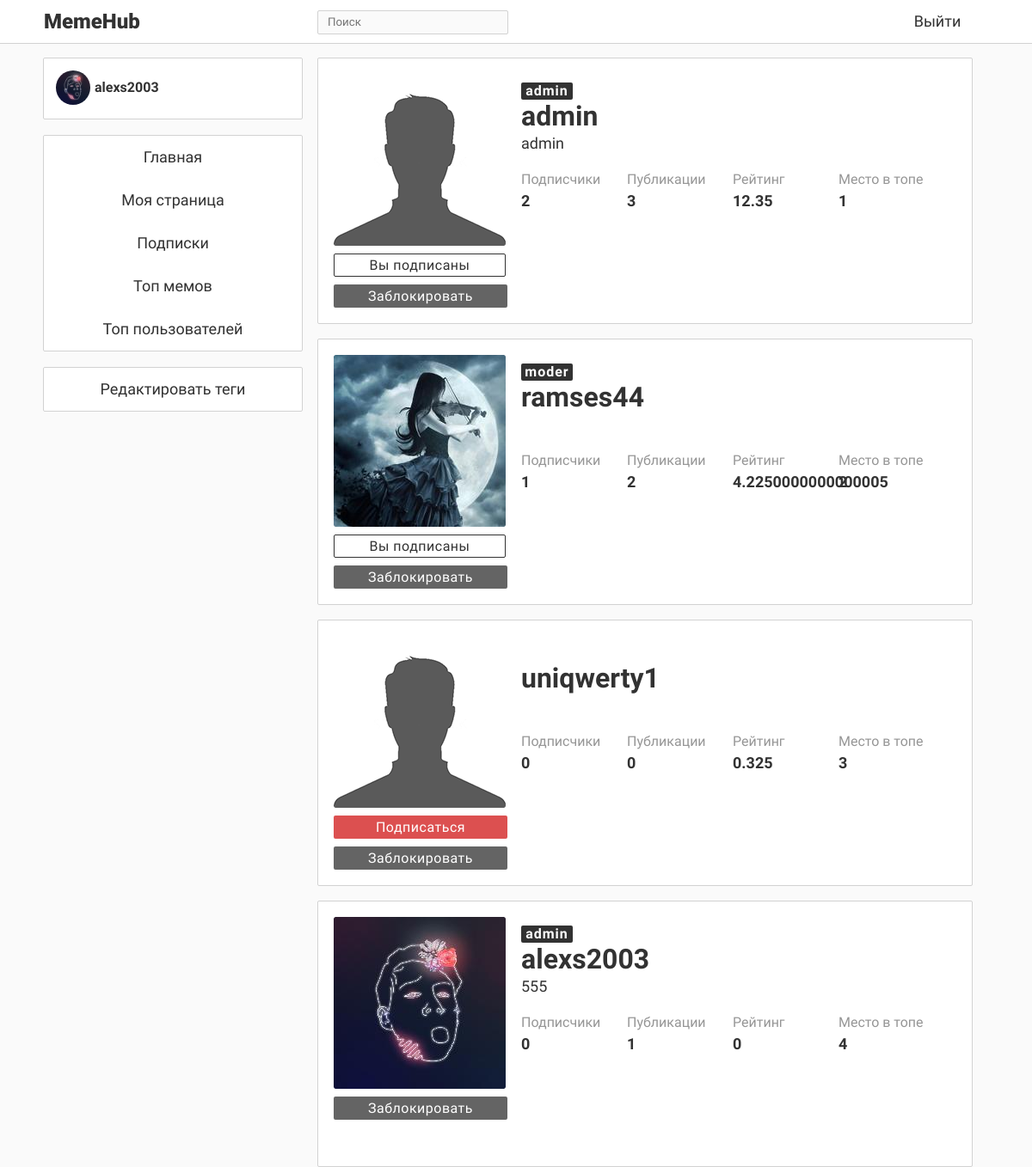
/top_users (signed in), run on an earlier commit of the app's database.
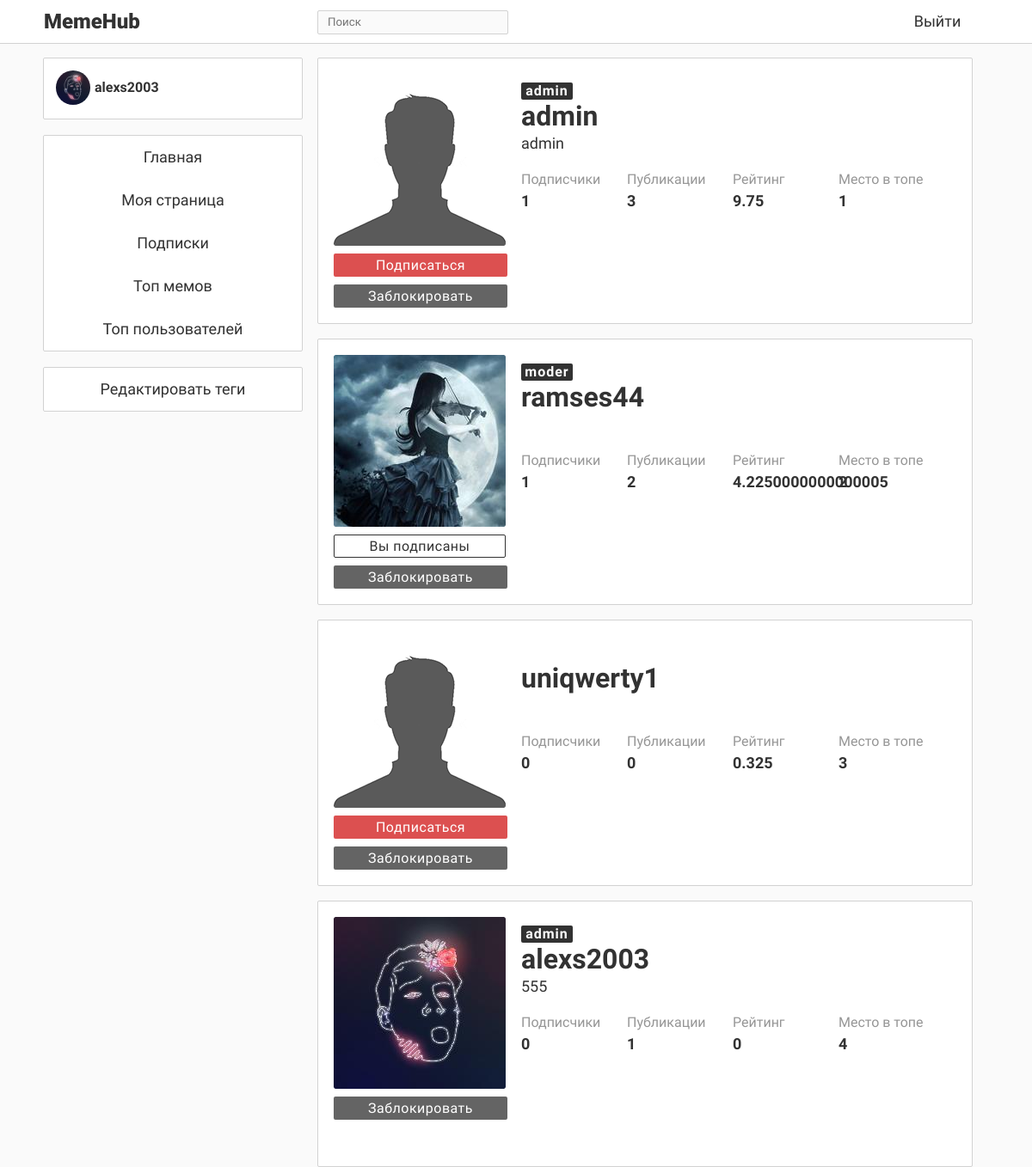
And on a later commit of the database.
### data/users.py (models this page shows, shortened)
class User(SqlAlchemyBase, UserMixin, SerializerMixin):
    __tablename__ = 'users'
    id = sqlalchemy.Column(sqlalchemy.Integer,
                           primary_key=True, autoincrement=True)
    email = sqlalchemy.Column(sqlalchemy.String, unique=True, index=True, nullable=False)
    role = sqlalchemy.Column(sqlalchemy.Integer, default=0)
    hashed_password = sqlalchemy.Column(sqlalchemy.String, nullable=False)
    alias = sqlalchemy.Column(sqlalchemy.String, nullable=False)  # То, как пользователь подписан у других
    about = sqlalchemy.Column(sqlalchemy.String, nullable=True)
    bdate = sqlalchemy.Column(sqlalchemy.DateTime, nullable=True)
    memes = orm.relation("Meme", back_populates='author_')
    avatar = sqlalchemy.Column(sqlalchemy.String, default='default.png')
    liked = orm.relation("Meme", secondary='likes', backref='user', lazy='dynamic')
    repostes = orm.relation("Repost", back_populates='user_')
    subscribed = orm.relationship("User", secondary='subscribes',
                                  primaryjoin=(followers.c.subscriber == id),
                                  secondaryjoin=(followers.c.author == id),
                                  backref='subscriber', lazy='dynamic')
    subscribers = orm.relation("User", secondary='subscribes',
                               primaryjoin=(followers.c.author == id),
                               secondaryjoin=(followers.c.subscriber == id),
                               backref='author', lazy='dynamic')
    rating = sqlalchemy.Column(sqlalchemy.Integer, default=0)
    is_blocked = sqlalchemy.Column(sqlalchemy.Boolean, default=False)

### main.py (the view)
@app.route('/top_users')
def top_users():
    ses = db_session.create_session()
    users = ses.query(User).filter(User.id != 0).all()
    users = sorted(users, key=lambda x: x.rating, reverse=True)[:USER_TOP]
    data = gen_data(do_get_content=False)
    data['content'] = [get_user_page_data(u.id) for u in users]
    data['type'] = 'users'
    with open('data.json', 'w') as f:
        print(data, file=f)
    return render_template('top_users.html', data=data, title='Топ пользователей')

### auxiliary/user_selector.py (called while the page is built)
def gen_user_info(uid, self_uid=0):
    ses = create_session()
    user = ses.query(User).get(uid)
    me = ses.query(User).get(self_uid)
    users = ses.query(User).filter(User.id != 0).all()
    users = sorted(users, key=lambda x: x.rating, reverse=True)[:USER_TOP]
    return {
        'is_page': True,
        'user_img': user.avatar,
        'type': 'other',
        'role': ROLES[user.role],
        'status': user.about,
        'subs': len(list(user.subscribers)),
        'posts': len(list(user.memes)) + len(list(user.repostes)),
        'rating': user.rating,
        'top': users.index(user) + 1,
        'username': user.alias,
        'user_id': uid,
        'error_message': '',
        'is_sub': me in user.subscribers,
        'is_block': user.is_blocked
    }

### data/db_session.py (called while the page is built)
def create_session() -> Session:
    global __factory
    return __factory()

### gen_api.py (called while the page is built)
@blueprint.route('/get_user_info/<int:uid>')
def generate_user_info(uid):
    ses = db_session.create_session()
    user = ses.query(User).get(uid)
    return {
        'is_auth': True,
        'user_img': url_for('static', filename=f'img/avatars/{user.avatar}'),
        'id': uid,
        'alias': user.alias,
        'role': ROLES[user.role]
    }

### main.py (called while the page is built)
def gen_data(do_get_content=True):
    info = dict(is_auth=False)
    if current_user.is_authenticated:
        info = generate_user_info(current_user.get_id())
    if do_get_content:
        if current_user.is_authenticated:
            res = get_content(uid=current_user.get_id()).json
        else:
            res = get_content().json
    else:
        res = {}
    res['user_page'] = dict(is_page=False)
    res['info'] = info  # Совмещаем данные в один словарь
    res['k'] = res.get('k', 1)
    return res  # Возвращаем его

@login_manager.user_loader
def load_user(user_id):
    session = db_session.create_session()
    return session.query(User).get(user_id)

### templates/top_users.html (shortened to what this page needs)
{% extends "base.html" %}
{% block content %}
    {% for user in data['content'] %}
        <div class="meme_block">
        <div class="head_block">
            <div class="img_sub_block">
                <div class="img_block">
                    <img src="{{ user['user_img'] }}" class="up_img_other">
                </div>
                <div class="sub_block">
                    {% if user['type'] != 'me' %}
                        {% if user['is_sub'] %}
                            <div class="sub_button sub_button_true" id="sub-button{{ user['user_id'] }}" onclick="sub_click({{ user['user_id'] }})">Вы подписаны</div>
                        {% else %}
                            <div class="sub_button sub_button_false" id="sub-button{{ user['user_id'] }}" onclick="sub_click({{ user['user_id'] }})">Подписаться</div>
                        {% endif %}
                    {% endif %}
                    {% if data['info']['role'] == 'admin' %}
                        {% if user['is_block'] %}
                            <div class="sub_button block_button_true" id="block-button{{ user['user_id'] }}" onclick="block_click({{ user['user_id'] }})">Разблокировать</div>
                        {% else %}
                            <div class="sub_button block_button_false" id="block-button{{ user['user_id'] }}" onclick="block_click({{ user['user_id'] }})">Заблокировать</div>
                        {% endif %}
                    {% endif %}
                </div>
            </div>
            <div class="username_block">
                <div class="up_role">
                    {% if user['role'] != 'user' %}
                        <div class="admin_role">{{ user['role'] }}</div>
                    {% endif %}
                </div>
                    <div class="up_text_block_other up_username_div_other">
                        <div class="up_text_block_input_other up_username_other" ><a href="/author/{{ user['user_id'] }}">{{ user['username'] }}</a></div>
                    </div>
                    <div class="up_text_block_other up_status_div_other">
                        <div class="up_text_block_input_other up_status_other up_text_block_input2_other">{{ user['status'] }}</div>
                    </div>
                <div class="info_block">
                    <div class="up_data_block">
                        <div class="up_data_block_part1">Подписчики</div>
                        <div class="up_data_block_part2" id="subs-number{{ user['user_id'] }}">{{ user['subs'] }}</div>
                    </div>
                    <div class="up_data_block">
                        <div class="up_data_block_part1">Публикации</div>
                        <div class="up_data_block_part2">{{ user['posts'] }}</div>
                    </div>
                    <div class="up_data_block">
                        <div class="up_data_block_part1">Рейтинг</div>
                        <div class="up_data_block_part2">{{ user['rating'] }}</div>
                    </div>
                    <div class="up_data_block">
                        <div class="up_data_block_part1">Место в топе</div>
                        <div class="up_data_block_part2">{{ user['top'] }}</div>
                    </div>
                </div>
            </div>
        </div>
        </div>
    {% endfor %}
{% endblock %}

### templates/base.html (shortened to what this page needs)
<!doctype html>
<html lang="ru">
    <head>
        <link rel="stylesheet" type="text/css" href="../../static/css/main_css.css">
        <link rel="stylesheet" type="text/css" href="../../static/css/base_css.css">
        <link rel="stylesheet" type="text/css" href="../../static/css/reg_log_css.css">
        <link rel="stylesheet" type="text/css" href="../../static/css/user_page_css.css">
        <link rel="stylesheet" type="text/css" href="../../static/css/publish_css.css">
        <link rel="stylesheet" type="text/css" href="../../static/css/subscribes_css.css">
    </head>
    <body class="bg_style"
    >
        <div class="navigation">
            <div class="nav_block">
                <div class="logo">MemeHub</div>
                <div class="search_block">
                    <div class="search_div">
                        <input class="search" placeholder="Поиск" onkeypress="return SearchEnter(event)" id="search">
                    </div>
                </div>
                {% if data['info']['is_auth'] %}
                    <a class="nav_buttons nav_button1" href="/logout">Выйти</a>
                {% else %}
                    <a class="nav_buttons nav_button1" href="/login">Войти</a>
                    <a class="nav_buttons nav_button2" href="/register">Регистрация</a>
                {% endif %}
            </div>
        </div>
        <div class="content_block">
            <div class="left_block">
                {% if data['info']['is_auth'] %}
                    <div class="menu_block menu_block2">
                        <div class="my_page" onClick="window.location='/me'">
                            <div class="test">
                                <a><img src="{{ data['info']['user_img'] }}" class="author_img"></a>
                                <div class="author_name"><a>{{ data['info']['alias'] }}</a></div>
                            </div>
                        </div>
                    </div>
                {% endif %}
                <div class="menu_block menu_block1">
                    <div class="menu_section" onClick="window.location='/'">Главная</div>
                    {% if data['info']['is_auth'] %}
                        <div class="menu_section" onClick="window.location='/me'">Моя страница</div>
                        <div class="menu_section" onClick="window.location='/subscribed'">Подписки</div>
                    {% endif %}
                    <div class="menu_section" onClick="window.location='/top_memes'">Топ мемов</div>
                    <div class="menu_section" onClick="window.location='/top_users'">Топ пользователей</div>
                </div>
                {% if data['info']['role'] == 'admin' %}
                    <div class="menu_block menu_block1">
                        <div class="menu_section" onClick="window.location='/addtag'">Редактировать теги</div>
                    </div>
                {% endif %}
            </div>
            <div class="center_block">
                {% block content %}{% endblock %}
            </div>
        </div>
    </body>
</html>

### static/css/main_css.css (style rules this page uses)
.meme_block { background-color: rgb(255,255,255); border: 0px solid #646464; border-radius: 2px; padding: 0px; width: 95%; margin: 0 auto; border: 1px solid rgb(210,210,210); padding-bottom: 0px; margin-bottom: 17px; min-width: 400px; max-width: 800px; }
.author_img { width: 40px; height: 40px; object-fit: cover; float:left; display: inline-block; border-radius: 40px; }
.author_name { float: center; text-align: left; display: inline-block; line-height: 40px; width: 50%; text-indent: 5px; font-weight: bold; color: rgb(50,50,50); padding: 0px; font-size: medium; font-family: BoldFont; }
.bg_style { background-color: rgb(250,250,250); }
a { text-decoration: none; color: rgb(50,50,50); }

### static/css/base_css.css (style rules this page uses)
.navigation { list-style-type: none; margin-top: 0; padding: 0; overflow: hidden; background-color: rgb(255,255,255); border-bottom: 1px solid rgb(210,210,210); width: 100%; position: fixed; top: 0; left: 0; max-height: 50px; height: 50px; z-index: 999999; }
.search { outline: none; border: none; color: rgb(50,50,50); width: 90%; height: 80%; display: block; margin-left: auto; margin-right: auto; margin-top: 1px; font-family: RegularFont; background-color: rgb(250,250,250); }
.search_div { border: 1px solid rgb(210,210,210); width: 100%; height: 26px; margin-top: 12px; margin-bottom: 12px; margin-left: auto; margin-right: auto; float: center; border-radius: 2px; background-color: rgb(250,250,250); }
.left_block { width: 300px; height: 400px; position: fixed; float: left; z-index: 9999; }
.menu_block { width: 300px; border-radius: 2px; border: 1px solid rgb(210,210,210); background-color: rgb(255,255,255); }
.menu_block1 { margin-bottom: 18px; }
.menu_block2 { height: 70px; margin-bottom: 18px; }
.menu_section { width: 100%; height: 50px; font-family: RegularFont; line-height: 50px; text-align: center; color: rgb(50,50,50); font-size: large; -moz-user-select: none; -khtml-user-select: none; -webkit-user-select: none; user-select: none; }
.center_block { margin-left: 300px; width: 800px; min-width: 400px; max-width: 800px; }
.content_block { width: 1100px; height: 1000px; margin-top: 67px; margin-left: auto; margin-right: auto; max-width: 99%; }
.logo { float: left; font-family: BlackFont; text-align: left; color: rgb(50,50,50); font-size: x-large; height: 50px; line-height: 50px; display: block; width: 15%; padding-left: 1px; background-color: rgb(0,0,255) display: inline-block; -moz-user-select: none; -khtml-user-select: none; -webkit-user-select: none; user-select: none; }
.nav_block { width: 1100px; margin-left: auto; margin-right: auto; height: 100%; background-color: rgb(0,255,0) white-space: nowrap; }
.search_block { float: left; height: 100%; width: 20%; display: inline-block; margin-left: 153px; }
.nav_buttons { float: right; font-family: RegularFont; text-align: center; color: rgb(50,50,50); font-size: large; height: 50px; line-height: 50px; display: block; padding-left: 1px; display: inline-block; -moz-user-select: none; -khtml-user-select: none; -webkit-user-select: none; user-select: none; }
.nav_button1 { width: 80px; margin-right: 20px; }
.my_page { width: 100%; height: 100%; padding-top: 14px; padding-left: 14px; }

What changed in the data, as far as the page shows it:
changed User "admin": subs "2" → "1"; rating "12.35" → "9.75"; text "Вы подписаны" → "Подписаться"
